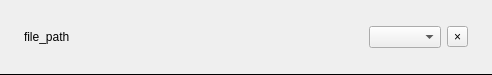
<?xml version="1.0" encoding="UTF-8"?>
<ui version="4.0">
 <class>Form</class>
 <widget class="QWidget" name="Form">
  <property name="geometry">
   <rect>
    <x>0</x>
    <y>0</y>
    <width>492</width>
    <height>75</height>
   </rect>
  </property>
  <property name="maximumSize">
   <size>
    <width>16777215</width>
    <height>1600000</height>
   </size>
  </property>
  <property name="windowTitle">
   <string>Form</string>
  </property>
  <property name="styleSheet">
   <string notr="true">border-bottom: 1px solid black;</string>
  </property>
  <layout class="QHBoxLayout" name="horizontalLayout">
   <property name="leftMargin">
    <number>24</number>
   </property>
   <property name="topMargin">
    <number>15</number>
   </property>
   <property name="rightMargin">
    <number>24</number>
   </property>
   <property name="bottomMargin">
    <number>16</number>
   </property>
   <item>
    <widget class="QLabel" name="file_path">
     <property name="sizePolicy">
      <sizepolicy hsizetype="Expanding" vsizetype="Preferred">
       <horstretch>0</horstretch>
       <verstretch>0</verstretch>
      </sizepolicy>
     </property>
     <property name="text">
      <string>file_path</string>
     </property>
    </widget>
   </item>
   <item>
    <widget class="QComboBox" name="texture_type">
     <property name="sizePolicy">
      <sizepolicy hsizetype="Minimum" vsizetype="Fixed">
       <horstretch>0</horstretch>
       <verstretch>0</verstretch>
      </sizepolicy>
     </property>
     <property name="editable">
      <bool>false</bool>
     </property>
    </widget>
   </item>
   <item>
    <widget class="QToolButton" name="btn_destroy">
     <property name="text">
      <string>×</string>
     </property>
     <property name="iconSize">
      <size>
       <width>12</width>
       <height>12</height>
      </size>
     </property>
    </widget>
   </item>
  </layout>
 </widget>
 <resources/>
 <connections/>
</ui>
